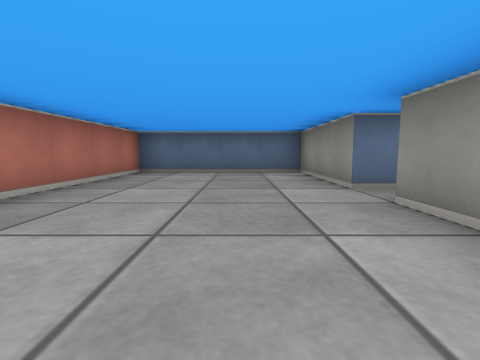
View 1 (above)

12 first-person views from a walk through a cub3D maze. The camera is about half as high as the walls, tilts 6° down and sees 85° across. The floor is counted in squares. Each view is taken from the middle of a square. On the plan, view 1 faces up. The plan holds only what a view shows up to about 9 squares ahead; the rest is blank.

View 2
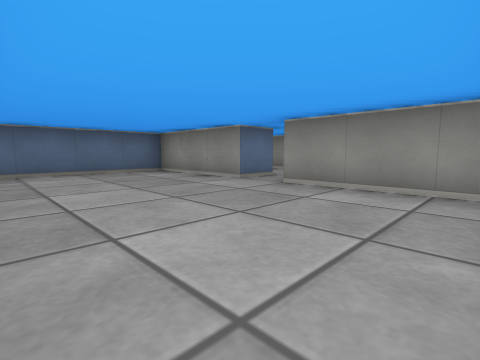

View 3
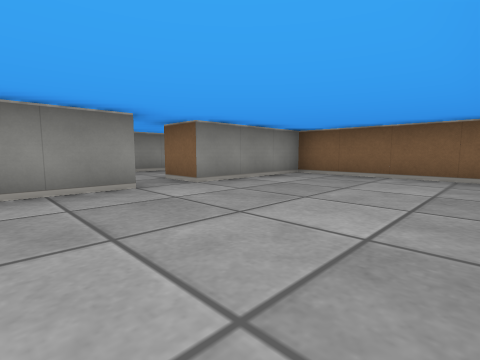

View 4
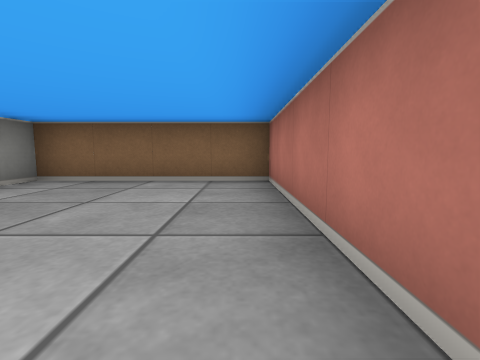

View 5
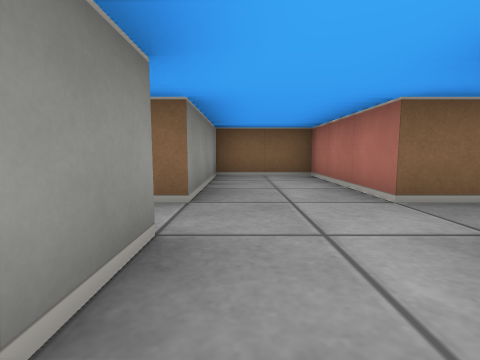

View 6
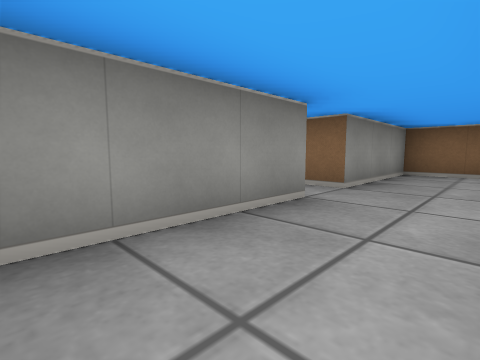

View 7
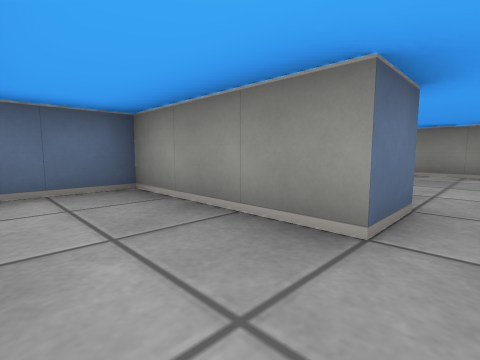

View 8
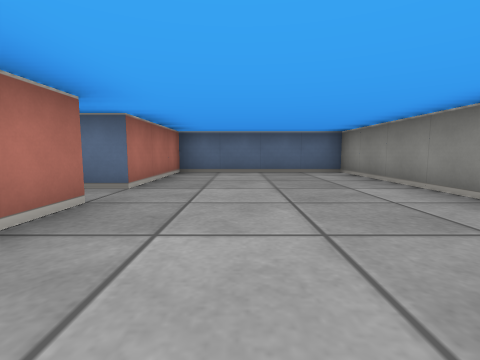

View 9
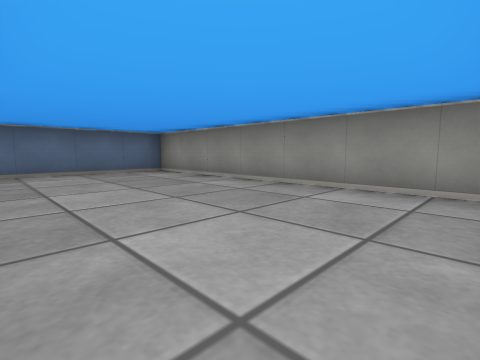

View 10
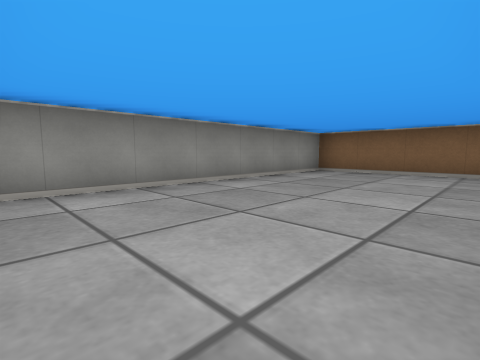

View 11
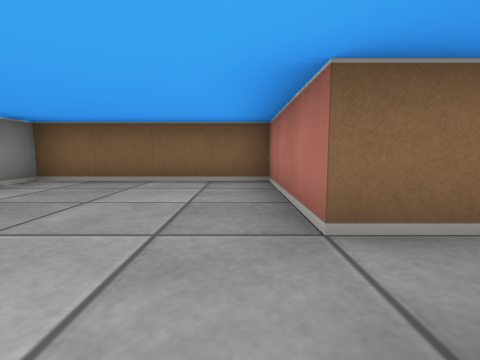

View 12
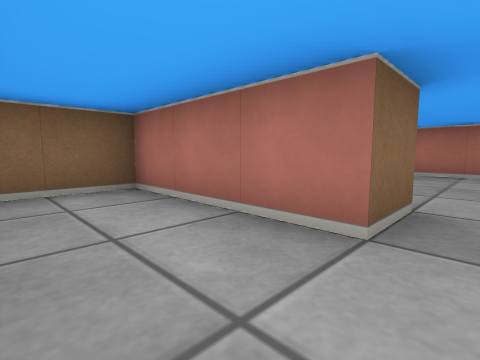

### Floor plan
Ten units are one square. View 1 is at (0, 0); x grows to the right and y downward. Boxes are objects, and circles mark ways between rooms. Rooms are numbered by the first view taken in them; rooms with no view inside come last. Other rooms are left out.
<svg viewBox="-30 -70 130 80">
<path fill="none" stroke="#000" d="M25 -35 15 -35 15 -65 -25 -65 -25 5 15 5 15 -25 25 -25M25 -25 25 5 45 5 45 -25 55 -25M55 -35 45 -35 45 -65 31 -65M55 -25 55 5 95 5 95 -65 55 -65 55 -35"/>
<circle cx="20" cy="-30" r="3" fill="#2a7"/>
<circle cx="50" cy="-30" r="3" fill="#2a7"/>
<text x="0" y="-30">1</text>
<text x="40" y="-30">2</text>
<text x="70" y="-30">3</text>
</svg>
Room 1 opens to room 2. Room 2 opens to room 3.

Where each view was taken, in squares from view 1:
view 1: 0 up, 0 right, facing up
view 2: 0 up, 2 left, facing up-right
view 3: 5 up, 2 left, facing down-right
view 4: 4 up, 2 left, facing down
view 5: 5 up, 4 right, facing down
view 6: 6 up, 3 right, facing down-right
view 7: 3 up, 3 right, facing up-right
view 8: 0 up, 7 right, facing up
view 9: 0 up, 6 right, facing up-right
view 10: 6 up, 6 right, facing down-right
view 11: 4 up, 6 right, facing down
view 12: 3 up, 4 right, facing down-left
